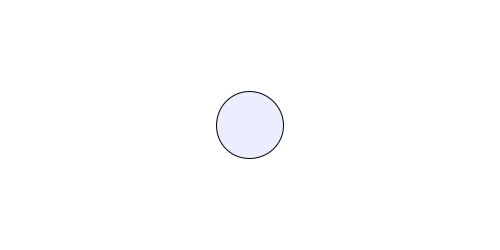
Frame 1 (no input)
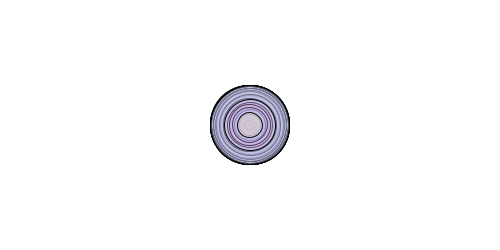
Frame 60 (the mouse pressed at the canvas centre just before this capture)
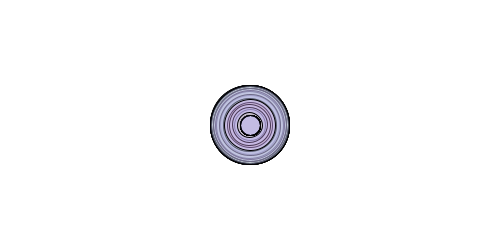
Frame 120 (the mouse held since frame 60 and released just before this capture)

The Processing sketch that drew these frames (run headless with seeded random() and noise(); from frame 60 on, the mouse is pressed at the canvas centre):

// Processing sketch: processing_152140
// ── processing_152140.pde

int counter;

void setup() {  //setup function called initially, only once
  size(500, 250);
  background(255);  //set background white
  colorMode(HSB);   //set colors to Hue, Saturation, Brightness mode
  counter = 0;
}

void draw() {  //draw function loops 
  counter++;
  //noStroke();
  fill(random(255),100,255,50);
  
  if(mousePressed == true) { //add some interaction
    ellipse(mouseX, mouseY, 20, 20);
  }
  else {
    ellipse(width/2, height/2, 80*sin(counter), 80*sin(counter));
  }
}
